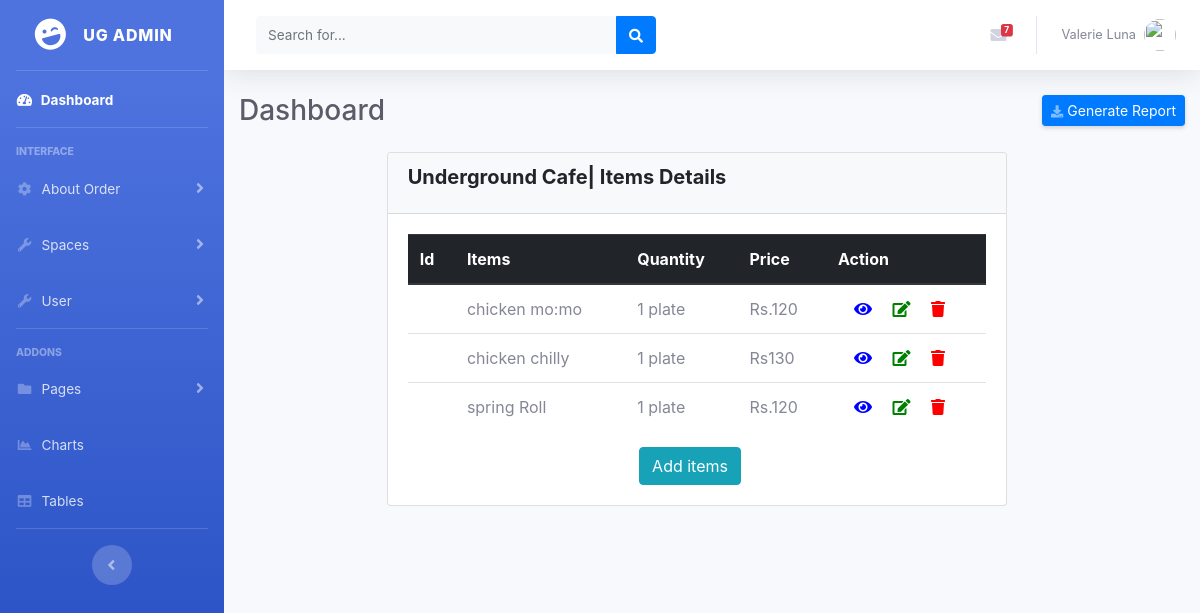
/order/menucards/, run on the app's committed database.
### order/models.py (models this page shows, shortened)
class MenuCard(models.Model):
    items=models.CharField(max_length=255)
    quantity=models.CharField(max_length=20)
    price=models.CharField(max_length=20)

### order/views.py (the view)
# urls.py: path('menucards/',views.get_items,name='get_items'),
def get_items(request):
    item=MenuCard.objects.all()
    return render(request, 'listitems.html', {'items':item})

### templates/listitems.html (shortened to what this page needs)
{% extends 'base.html' %}
{% load static %}
{% load crispy_forms_tags %}
{% block content %}
        <div class="row">
            <div class="col-md-2"></div>
            <div class="col-md-8">
                <div class="card">
                    <div class="card-header bg-light">
                        <h5 class="card-title" style="font-weight: bold">Underground Cafe| Items Details</h5>
                        </div>
                            <div class="card-body table-full-width">
                                <table class="table">
                                    <thead class="thead-dark">
                                        <tr>
                                            <th scope="col">Id</th>
                                            <th scope="col">Items</th>
                                            <th scope="col">Quantity</th>
                                            <th scope="col">Price</th>
                                            <th scope="col">Action</th>
                                        </tr>
                                    </thead>
                                    <tbody>
                                       {% for item in items %}
                                        <tr>
                                            <th scope="row">{{items.id}}</th>
                                            <td>{{item.items}}</td>
                                            <td>{{item.quantity}}</td>
                                            <td>{{item.price}}</td>
                                            <td>
                                                <a href="#" data-toggle="modal" data-target="#{{item.id}}" class="delete" title="Delete" data-toggle="tooltip"><i class="fas fa-eye ml-3" style="color:blue"></i></a>
                                                <a href="{% url 'update_items' item.id %}" class="edit" title="Edit" data-toggle="tooltip"><i class="fas fa-edit ml-3" style="color:Green"></i></a>
                                                <a href="{% url 'delete_items' item.id %}" class="delete" title="Delete" data-toggle="tooltip"><i class="fas fa-trash ml-3" style="color:red"></i></a>
                                            </td>
                                        </tr>
                                        {% endfor %}
                                    </tbody>
                                </table>
                                <a class="btn btn-info btn-fill" style="margin-left: 40%" href="{% url 'add_items' %}">
                                    Add items</a>
                            </div>
                        </div>
                    </div>
                <div class="col-md-2"></div>
            </div>
{% endblock %}

### data on the page
MenuCard: items "chicken mo:mo", quantity "1 plate", price "Rs.120"
MenuCard: items "chicken chilly", quantity "1 plate", price "Rs130"
MenuCard: items "spring Roll", quantity "1 plate", price "Rs.120"
